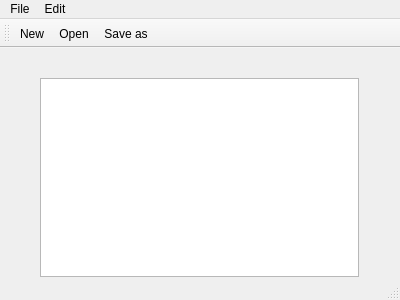
<?xml version="1.0" encoding="UTF-8"?>
<ui version="4.0">
 <class>MainWindow</class>
 <widget class="QMainWindow" name="MainWindow">
  <property name="geometry">
   <rect>
    <x>0</x>
    <y>0</y>
    <width>400</width>
    <height>300</height>
   </rect>
  </property>
  <property name="windowTitle">
   <string>MainWindow</string>
  </property>
  <widget class="QWidget" name="centralWidget">
   <widget class="QWidget" name="verticalLayoutWidget">
    <property name="geometry">
     <rect>
      <x>29</x>
      <y>19</y>
      <width>341</width>
      <height>221</height>
     </rect>
    </property>
    <layout class="QVBoxLayout" name="verticalLayout">
     <item>
      <widget class="QTextEdit" name="textEdit"/>
     </item>
    </layout>
   </widget>
  </widget>
  <widget class="QMenuBar" name="menuBar">
   <property name="geometry">
    <rect>
     <x>0</x>
     <y>0</y>
     <width>400</width>
     <height>21</height>
    </rect>
   </property>
   <widget class="QMenu" name="menuFile">
    <property name="title">
     <string>File</string>
    </property>
    <addaction name="actionNew"/>
    <addaction name="actionOpen"/>
    <addaction name="actionSave_as"/>
    <addaction name="actionPrint"/>
    <addaction name="actionExit"/>
   </widget>
   <widget class="QMenu" name="menuEdit">
    <property name="title">
     <string>Edit</string>
    </property>
    <addaction name="actionCopy"/>
    <addaction name="actionPaste"/>
    <addaction name="actionCut"/>
    <addaction name="actionUndo"/>
    <addaction name="actionRedo"/>
   </widget>
   <addaction name="menuFile"/>
   <addaction name="menuEdit"/>
  </widget>
  <widget class="QToolBar" name="mainToolBar">
   <attribute name="toolBarArea">
    <enum>TopToolBarArea</enum>
   </attribute>
   <attribute name="toolBarBreak">
    <bool>false</bool>
   </attribute>
   <addaction name="actionNew"/>
   <addaction name="actionOpen"/>
   <addaction name="actionSave_as"/>
  </widget>
  <widget class="QStatusBar" name="statusBar"/>
  <action name="actionNew">
   <property name="icon">
    <iconset resource="resources.qrc">
     <normaloff>:/imgs/New.bmp</normaloff>:/imgs/New.bmp</iconset>
   </property>
   <property name="text">
    <string>New</string>
   </property>
  </action>
  <action name="actionOpen">
   <property name="icon">
    <iconset resource="resources.qrc">
     <normaloff>:/imgs/Open.bmp</normaloff>:/imgs/Open.bmp</iconset>
   </property>
   <property name="text">
    <string>Open</string>
   </property>
  </action>
  <action name="actionSave_as">
   <property name="icon">
    <iconset resource="resources.qrc">
     <normaloff>:/imgs/Save.bmp</normaloff>:/imgs/Save.bmp</iconset>
   </property>
   <property name="text">
    <string>Save as</string>
   </property>
  </action>
  <action name="actionPrint">
   <property name="text">
    <string>Print</string>
   </property>
  </action>
  <action name="actionExit">
   <property name="text">
    <string>Exit</string>
   </property>
  </action>
  <action name="actionCopy">
   <property name="text">
    <string>Copy</string>
   </property>
  </action>
  <action name="actionPaste">
   <property name="text">
    <string>Paste</string>
   </property>
  </action>
  <action name="actionCut">
   <property name="text">
    <string>Cut</string>
   </property>
  </action>
  <action name="actionUndo">
   <property name="text">
    <string>Undo</string>
   </property>
  </action>
  <action name="actionRedo">
   <property name="text">
    <string>Redo</string>
   </property>
  </action>
 </widget>
 <layoutdefault spacing="6" margin="11"/>
 <resources>
  <include location="resources.qrc"/>
 </resources>
 <connections/>
</ui>
